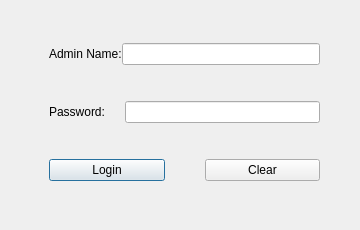
<?xml version="1.0" encoding="UTF-8"?>
<ui version="4.0">
 <class>login</class>
 <widget class="QDialog" name="login">
  <property name="geometry">
   <rect>
    <x>0</x>
    <y>0</y>
    <width>360</width>
    <height>230</height>
   </rect>
  </property>
  <property name="minimumSize">
   <size>
    <width>360</width>
    <height>230</height>
   </size>
  </property>
  <property name="maximumSize">
   <size>
    <width>360</width>
    <height>230</height>
   </size>
  </property>
  <property name="windowTitle">
   <string>DMS Server</string>
  </property>
  <widget class="QWidget" name="verticalLayoutWidget">
   <property name="geometry">
    <rect>
     <x>9</x>
     <y>7</y>
     <width>351</width>
     <height>211</height>
    </rect>
   </property>
   <layout class="QVBoxLayout" name="verticalLayout">
    <property name="spacing">
     <number>0</number>
    </property>
    <property name="sizeConstraint">
     <enum>QLayout::SetNoConstraint</enum>
    </property>
    <item>
     <layout class="QHBoxLayout" name="horizontalLayout">
      <item>
       <spacer name="horizontalSpacer_6">
        <property name="orientation">
         <enum>Qt::Horizontal</enum>
        </property>
        <property name="sizeType">
         <enum>QSizePolicy::Preferred</enum>
        </property>
        <property name="sizeHint" stdset="0">
         <size>
          <width>40</width>
          <height>20</height>
         </size>
        </property>
       </spacer>
      </item>
      <item>
       <widget class="QLabel" name="label1">
        <property name="text">
         <string>Admin Name:</string>
        </property>
       </widget>
      </item>
      <item>
       <widget class="QLineEdit" name="lineEdit"/>
      </item>
      <item>
       <spacer name="horizontalSpacer">
        <property name="orientation">
         <enum>Qt::Horizontal</enum>
        </property>
        <property name="sizeType">
         <enum>QSizePolicy::Preferred</enum>
        </property>
        <property name="sizeHint" stdset="0">
         <size>
          <width>40</width>
          <height>20</height>
         </size>
        </property>
       </spacer>
      </item>
     </layout>
    </item>
    <item>
     <layout class="QHBoxLayout" name="horizontalLayout_2">
      <item>
       <spacer name="horizontalSpacer_7">
        <property name="orientation">
         <enum>Qt::Horizontal</enum>
        </property>
        <property name="sizeType">
         <enum>QSizePolicy::Preferred</enum>
        </property>
        <property name="sizeHint" stdset="0">
         <size>
          <width>40</width>
          <height>20</height>
         </size>
        </property>
       </spacer>
      </item>
      <item>
       <widget class="QLabel" name="label2">
        <property name="minimumSize">
         <size>
          <width>76</width>
          <height>0</height>
         </size>
        </property>
        <property name="text">
         <string>Password:</string>
        </property>
       </widget>
      </item>
      <item>
       <widget class="QLineEdit" name="lineEdit_2">
        <property name="sizePolicy">
         <sizepolicy hsizetype="Expanding" vsizetype="Fixed">
          <horstretch>0</horstretch>
          <verstretch>0</verstretch>
         </sizepolicy>
        </property>
        <property name="echoMode">
         <enum>QLineEdit::Password</enum>
        </property>
       </widget>
      </item>
      <item>
       <spacer name="horizontalSpacer_2">
        <property name="orientation">
         <enum>Qt::Horizontal</enum>
        </property>
        <property name="sizeType">
         <enum>QSizePolicy::Preferred</enum>
        </property>
        <property name="sizeHint" stdset="0">
         <size>
          <width>40</width>
          <height>20</height>
         </size>
        </property>
       </spacer>
      </item>
     </layout>
    </item>
    <item>
     <layout class="QHBoxLayout" name="horizontalLayout_3">
      <item>
       <spacer name="horizontalSpacer_4">
        <property name="orientation">
         <enum>Qt::Horizontal</enum>
        </property>
        <property name="sizeType">
         <enum>QSizePolicy::Preferred</enum>
        </property>
        <property name="sizeHint" stdset="0">
         <size>
          <width>40</width>
          <height>20</height>
         </size>
        </property>
       </spacer>
      </item>
      <item>
       <widget class="QPushButton" name="button1">
        <property name="text">
         <string>Login</string>
        </property>
       </widget>
      </item>
      <item>
       <spacer name="horizontalSpacer_5">
        <property name="orientation">
         <enum>Qt::Horizontal</enum>
        </property>
        <property name="sizeType">
         <enum>QSizePolicy::Preferred</enum>
        </property>
        <property name="sizeHint" stdset="0">
         <size>
          <width>40</width>
          <height>20</height>
         </size>
        </property>
       </spacer>
      </item>
      <item>
       <widget class="QPushButton" name="button2">
        <property name="text">
         <string>Clear</string>
        </property>
       </widget>
      </item>
      <item>
       <spacer name="horizontalSpacer_3">
        <property name="orientation">
         <enum>Qt::Horizontal</enum>
        </property>
        <property name="sizeType">
         <enum>QSizePolicy::Preferred</enum>
        </property>
        <property name="sizeHint" stdset="0">
         <size>
          <width>40</width>
          <height>20</height>
         </size>
        </property>
       </spacer>
      </item>
     </layout>
    </item>
   </layout>
  </widget>
 </widget>
 <resources/>
 <connections/>
</ui>
